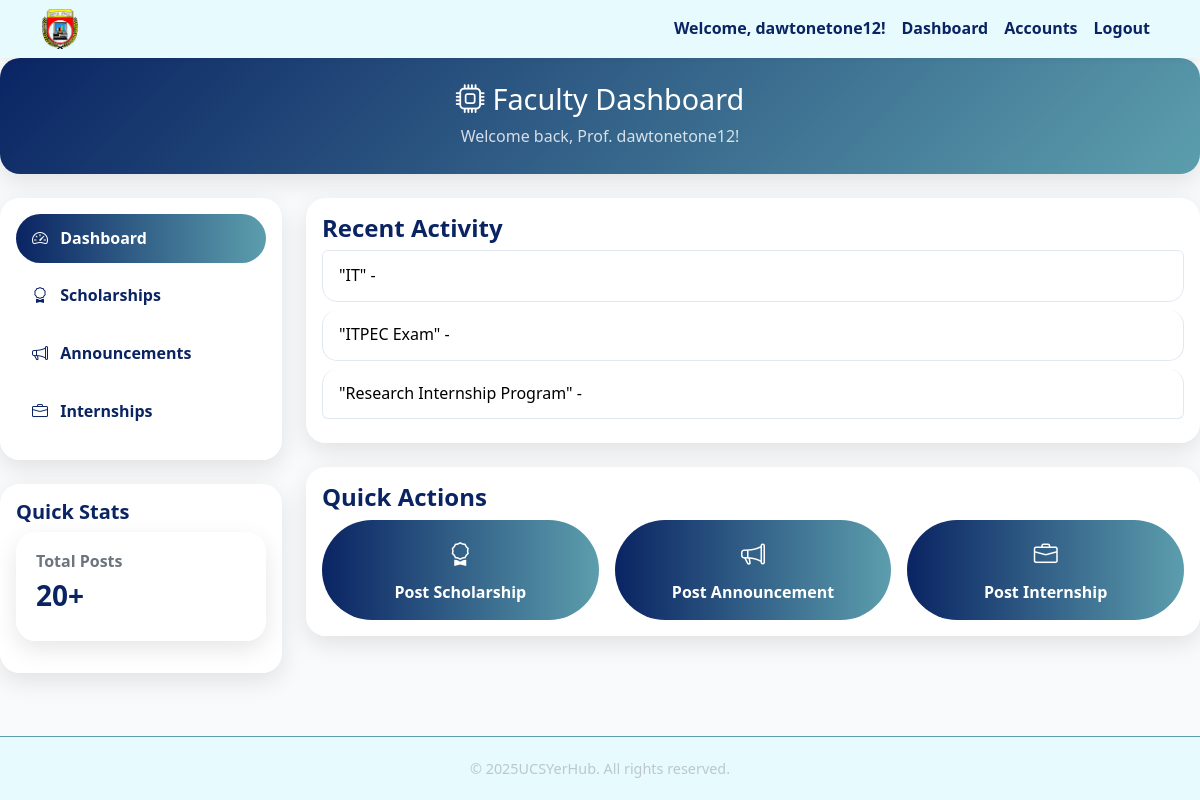
/faculties/ (signed in), run on the app's committed database.
### scholarships/models.py (models this page shows, shortened)
class Announcement(models.Model):
    title = models.CharField(max_length=200)
    content = models.TextField()
    created_at = models.DateTimeField(auto_now_add=True)
    place = models.CharField(max_length=200, help_text="e.g.main hall/ theatre")
    time = models.TimeField(default=datetime.time(9, 0), help_text="Time of the event")
    attachment = models.FileField(upload_to='announcements/attachments/', blank=True, null=True)
    posted_by = models.ForeignKey(User, on_delete=models.CASCADE, related_name='announcements')

class Scholarship(models.Model):
    banner_image = models.ImageField(
        upload_to='scholarship_banners/',
        blank=True,
        null=True,
        help_text="An optional banner image for the scholarship detail page."
    )
    title = models.CharField(max_length=200, help_text="The official title or name of the scholarship.")
    description = models.TextField(help_text="A comprehensive description of the scholarship, its purpose, and what it covers.")
    eligibility = models.TextField(
        help_text="Detailed criteria students must meet to be eligible (e.g., 'Minimum GPA 3.0', 'For undergraduate students', 'Myanmar citizen only')."
    )
    application_link = models.URLField(
        max_length=500,
        blank=True,
        help_text="Direct link to the external scholarship application website. Optional if a PDF brochure contains all application details."
    )
    deadline = models.DateField(help_text="The final date by which applications must be submitted.")
    min_gpa = models.DecimalField(
        max_digits=3, decimal_places=2, null=True, blank=True,
        help_text="Optional: The minimum GPA required for this scholarship (e.g., 3.0, 3.5). Leave blank if not applicable."
    )
    country = models.CharField(
        max_length=100, null=True, blank=True,
        help_text="Optional"
    )
    level = models.CharField(
        max_length=20,
        choices=ACADEMIC_LEVEL_CHOICES,
        blank=True,
        null=True,
        help_text="The academic level for which this scholarship is intended."
    )
    MAJOR_CHOICES = [
        ('All','All Majors'),
        ('SE', 'B.C.Sc. (Software Engineering)'),
        ('BIS', 'B.C.Sc. (Business Information Systems)'),
        ('KE', 'B.C.Sc. (Knowledge Engineering)'),
        ('CSec', 'B.C.Sc. (Cyber Security)'),
        ('HPC', 'B.C.Sc. (High Performance Computing)'),
        ('ES', 'B.C.Tech. (Embedded Systems)'),
        ('CN', 'B.C.Tech. (Communication and Networking)'),
    ]
    major = models.CharField(
        max_length=50,
        choices=MAJOR_CHOICES,
        default='SE',
        help_text="The specific major(s) or department(s) for which the scholarship is applicable."
    )
    brochure_pdf = models.FileField(
        upload_to='scholarship_brochures/',
        null=True, blank=True,
        help_text="Optional: Upload a PDF document containing the scholarship brochure."
    )
    banner_image = models.ImageField(
        upload_to='scholarship_banners/',
        null=True, blank=True,
        help_text="Optional: Upload a relevant banner image or logo for the scholarship."
    )
    posted_by = models.ForeignKey('auth.User', on_delete=models.CASCADE, default=1)
    is_active = models.BooleanField(
        default=True,
        help_text="Check this box if the scholarship is currently open for applications."
    )
    created_at = models.DateTimeField(
        auto_now_add=True,
        help_text="Automatically records the creation date and time."
    )
    updated_at = models.DateTimeField(
        auto_now=True,
        help_text="Automatically updates the date and time whenever the record is modified."
    )
    wishlisted_by = models.ManyToManyField(
        get_user_model(),
        related_name='wishlist',
        blank=True
    )
    class Meta:
        ordering = ['deadline', 'title']
        verbose_name_plural = "Scholarships"

### faculties/views.py (the view)
# urls.py: path('', views.faculty_dashboard_home, name='faculty_dashboard_home'),
@login_required
def faculty_dashboard_home(request):
    if not hasattr(request.user, 'userprofile') or request.user.userprofile.role != 'FACULTY':
        return redirect('home')
    my_scholarships = Scholarship.objects.filter(posted_by=request.user)
    for obj in my_scholarships:
        obj.type = 'Scholarship'
    my_announcements = Announcement.objects.filter(posted_by=request.user)
    for obj in my_announcements:
        obj.type = 'Announcement'
    all_activities = sorted(
        chain(my_scholarships, my_announcements),
        key=attrgetter('created_at'), # The Announcement model has this field.
        reverse=True
    )
    recent_activities = all_activities[:3]
    context = {
        'my_scholarships': my_scholarships,
        'my_companies': Company.objects.all(),
        'my_announcements': my_announcements,# Keep this for the separate tab
        'recent_activities': recent_activities,
        'total_count':   my_scholarships.count() + my_announcements.count()+ Company.objects.count(),
    }
    return render(request, 'dashboard/dashboard.html', context)

### faculties/templates/dashboard/dashboard.html (shortened to what this page needs)
{% extends 'main.html' %}
{% load static %}
{% block content %}
<div class="dashboard-header">
    <div class="content-container">
        <div class="d-flex flex-column align-items-center justify-content-center">
            <h1><i class="bi bi-cpu"></i> Faculty Dashboard</h1>
            <p class="mb-0 text-muted">Welcome back, Prof. {{ user.username }}!</p>
        </div>
    </div>
</div>
<div class="content-container">
    <div class="row">
        <div class="col-md-3">
            <div class="card mb-4">
                <div class="card-body">
                    <ul class="nav nav-pills flex-column" id="dashboardTabs" role="tablist">
                        <li class="nav-item">
                            <a class="nav-link active" id="dashboard-tab" data-bs-toggle="pill" href="#dashboard" role="tab" aria-controls="dashboard" aria-selected="true">
                                <i class="bi bi-speedometer2 me-2"></i> Dashboard
                            </a>
                        </li>
                        <li class="nav-item">
                            <a class="nav-link" id="scholarships-tab" data-bs-toggle="pill" href="#scholarships" role="tab" aria-controls="scholarships" aria-selected="false">
                                <i class="bi bi-award me-2"></i> Scholarships
                            </a>
                        </li>
                        <li class="nav-item">
                            <a class="nav-link" id="announcements-tab" data-bs-toggle="pill" href="#announcements" role="tab" aria-controls="announcements" aria-selected="false">
                                <i class="bi bi-megaphone me-2"></i> Announcements
                            </a>
                        </li>
                        <li class="nav-item">
                            <a class="nav-link" id="internships-tab" data-bs-toggle="pill" href="#companies" role="tab" aria-controls="companies" aria-selected="false">
                                <i class="bi bi-briefcase me-2"></i> Internships
                            </a>
                        </li>
                    </ul>
                </div>
            </div>
            <div class="card">
                <div class="card-body">
                    <h5 class="card-title">Quick Stats</h5>
                    <div class="stat-card mb-3">
                        <h6 class="text-secondary">Total Posts</h6>
                        <h3 class="text-accent">{{ total_count }}+</h3>
                    </div>
                </div>
            </div>
        </div>
        <div class="col-md-9">
            <div class="tab-content" id="dashboardTabContent">
                <div class="tab-pane fade show active" id="dashboard" role="tabpanel" aria-labelledby="dashboard-tab">
                    <div class="card mb-4">
                        <div class="card-body">
                            <h4 class="card-title">Recent Activity</h4>
                            <div class="list-group">
                                {% if recent_activities %}
                                    {% for activity in recent_activities %}
                                        <div class="list-group-item list-group-item-action">
                                            <div class="d-flex w-100 justify-content-between">
                                            </div>
                                            <p class="mb-1">"{{ activity.title }}" - {{ activity.action }}</p>
                                        </div>
                                    {% endfor %}
                                {% else %}
                                    <div class="alert alert-info" role="alert">
                                        No recent activity. Post your first opportunity!
                                    </div>
                                {% endif %}
                            </div>
                        </div>
                    </div>
                    <div class="card">
                        <div class="card-body">
                            <h4 class="card-title">Quick Actions</h4>
                            <div class="row g-3 quick-actions-grid">
                                <div class="col-md-4">
                                    <a href="{% url 'faculties:post_scholarship' %}" class="btn btn-futuristic w-100 py-3">
                                        <i class="bi bi-award fs-4 d-block mb-2"></i>
                                        <span>Post Scholarship</span>
                                    </a>
                                </div>
                                <div class="col-md-4">
                                    <a href="{% url 'faculties:post_announcement' %}" class="btn btn-futuristic w-100 py-3">
                                        <i class="bi bi-megaphone fs-4 d-block mb-2"></i>
                                        <span>Post Announcement</span>
                                    </a>
                                </div>
                                <div class="col-md-4">
                                    <a href="{% url 'faculties:post_company' %}" class="btn btn-futuristic w-100 py-3">
                                        <i class="bi bi-briefcase fs-4 d-block mb-2"></i>
                                        <span>Post Internship</span>
                                    </a>
                                </div>
                            </div>
                        </div>
                    </div>
                </div>
            </div>
        </div>
    </div>
</div>
{% endblock %}

### faculties/templates/main.html (shortened to what this page needs)
{% load static %}
<!DOCTYPE html>
<html lang="en" data-bs-theme="dark">
<head>
    <link href="https://cdn.jsdelivr.net/npm/bootstrap@5.3.0/dist/css/bootstrap.min.css" rel="stylesheet">
    <link rel="stylesheet" href="https://cdn.jsdelivr.net/npm/bootstrap-icons@1.10.0/font/bootstrap-icons.css">
    <link rel="stylesheet" href="https://cdnjs.cloudflare.com/ajax/libs/font-awesome/6.4.0/css/all.min.css">
</head>
<body>
    <div id="page-container">
        <nav class="navbar navbar-expand-lg navbar-dark">
            <div class="container">
                <a class="" href="{% url 'home' %}">
                    <img src="{% static 'logo.png' %}" class="img-fluid" style="max-height: 40px;" alt="Logo">
                </a>
                <div class="collapse navbar-collapse" id="navbarNav">
                    <ul class="navbar-nav ms-auto">
                        {% if user.is_authenticated %}
                        <li class="nav-item">
                            <a class="nav-link" href="#">Welcome, {{ user.username }}!</a>
                        </li>
                        {% endif %}
                        <li class="nav-item">
                            <a class="nav-link" href="{% url 'faculties:faculty_dashboard_home' %}">Dashboard</a>
                        </li>
                        <li class="nav-item">
                            <a class="nav-link" href="{% url 'faculties:manage_users' %}">Accounts</a>
                        </li>
                        <li class="nav-item">
                            <a class="nav-link" href="{% url 'logout' %}">Logout</a>
                        </li>
                    </ul>
                </div>
            </div>
        </nav>
        <main>
            {% block content %}{% endblock %}
        </main>
        <footer>
            <div class="copyright">
                <div class="container">
                    <div class="row justify-content-center">
                        <div class="col-12 text-center">
                            <p class="mb-0 text-muted">&copy; {% now "Y" %}UCSYerHub. All rights reserved.</p>
                        </div>
                    </div>
                </div>
            </div>
        </footer>
    </div>
</body>
</html>

### data on the page
Announcement: title "IT"
Announcement: title "ITPEC Exam"
Scholarship: title "Research Internship Program"

### other printed values
{{ user.username }} "dawtonetone12"
{{ total_count }} "20"
